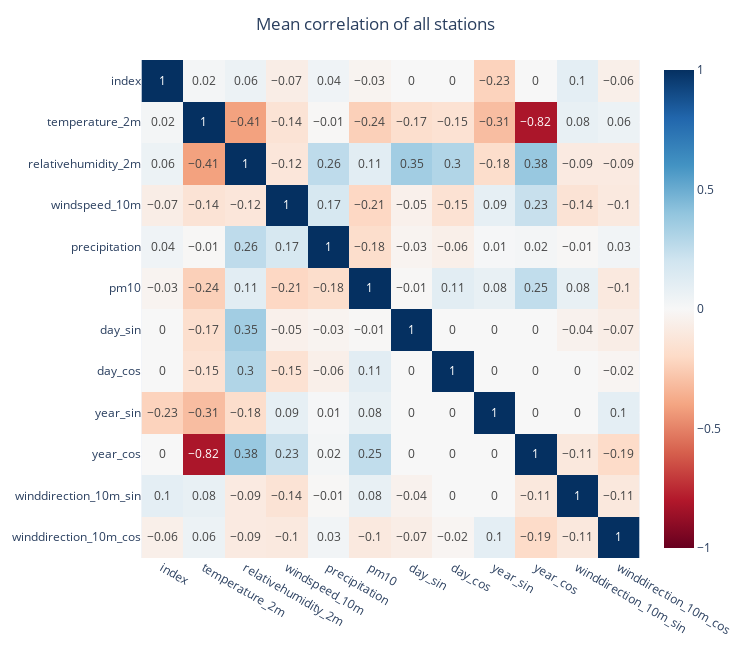

Notebook code for this chart:
### Code cell
columns = corrs[0].columns
rows = corrs[0].index
numpy_data = []
for corr in corrs:
    numpy_data.append(corr.to_numpy())

data = np.mean(np.array(numpy_data), axis=0)
df = pd.DataFrame(data, columns=columns, index=rows)
fig = px.imshow(df.round(2), text_auto=True, color_continuous_scale="RdBu", zmin=-1, zmax=1)
fig.update_layout({"height": 650, "width": 750}, title_text="Mean correlation of all stations", title_x=0.5)

### Figure 1 — Plotly figure (JSON) as saved in the notebook; plotly's stock layout.template omitted (floating-point values rounded to 4 significant figures; data arrays with more than 128 entries replaced by an {"elided": "..."} marker saying what was removed)
{"data": [{"coloraxis": "coloraxis", "hovertemplate": "x: %{x}<br>y: %{y}<br>color: %{z}<extra></extra>", "name": "0", "texttemplate": "%{z}", "type": "heatmap", "x": ["index", "temperature_2m", "relativehumidity_2m", "windspeed_10m", "precipitation", "pm10", "day_sin", "day_cos", "year_sin", "year_cos", "winddirection_10m_sin", "winddirection_10m_cos"], "xaxis": "x", "y": ["index", "temperature_2m", "relativehumidity_2m", "windspeed_10m", "precipitation", "pm10", "day_sin", "day_cos", "year_sin", "year_cos", "winddirection_10m_sin", "winddirection_10m_cos"], "yaxis": "y", "z": {"elided": "12x12 float values"}}], "layout": {"coloraxis": {"cmax": 1, "cmin": -1, "colorscale": [[0, "rgb(103,0,31)"], [0.1, "rgb(178,24,43)"], [0.2, "rgb(214,96,77)"], [0.3, "rgb(244,165,130)"], [0.4, "rgb(253,219,199)"], [0.5, "rgb(247,247,247)"], [0.6, "rgb(209,229,240)"], [0.7, "rgb(146,197,222)"], [0.8, "rgb(67,147,195)"], [0.9, "rgb(33,102,172)"], [1, "rgb(5,48,97)"]]}, "height": 650, "margin": {"t": 60}, "title": {"text": "Mean correlation of all stations", "x": 0.5}, "width": 750, "xaxis": {"anchor": "y", "constrain": "domain", "domain": [0, 1], "scaleanchor": "y"}, "yaxis": {"anchor": "x", "autorange": "reversed", "constrain": "domain", "domain": [0, 1]}}}
